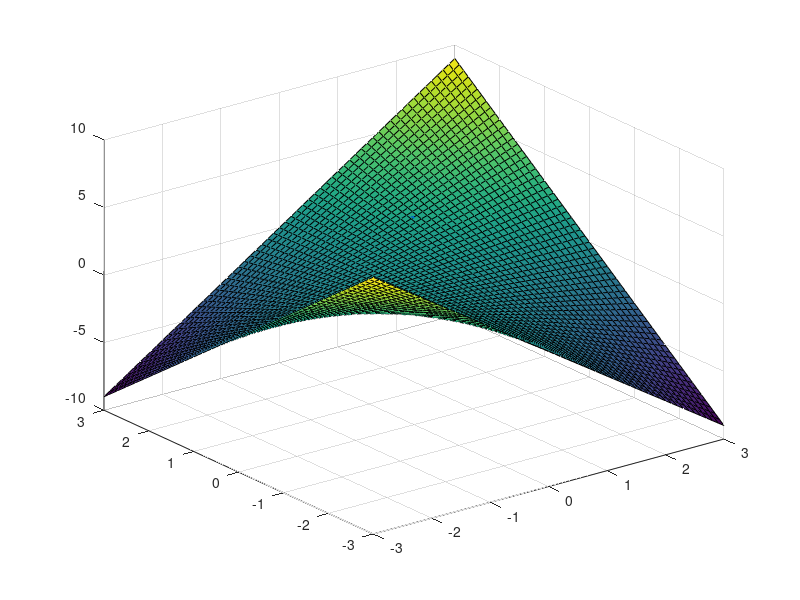

Write the MATLAB code that produced this figure.
figure
[x,y] = meshgrid(-3:0.1:3, -3:0.1:3);
z = x .* y;


contourf(x,y,z,85) # Contour plot
hold on
line([0 3], [3 -1], 'LineWidth', 2);

p1 = [9/8 3/2];                         % First Point
p2 = [(9/8 -.4*3/2) (3/2-.4*9/8)];      % Second Point
dp = p2-p1;                             % Difference
quiver(p1(1),p1(2),dp(1),dp(2),0, 'LineWidth', 2, 'r')

hold off


surf(x,y,z)
hold on

a = [0 , 3, -10];
b = [0 , 3, 10];
c = [3 , -1, 10];
d = [3 , -1, -10];

points=[a' b' c' d']; 
fill(points(1,:),points(2,:),points(3,:),'y')

plot3(1.125,1.5,1.125*1.5,'.','MarkerSize',10)
